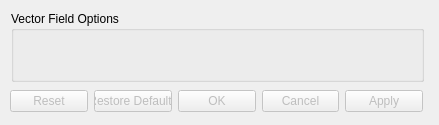
<?xml version="1.0" encoding="UTF-8"?>
<ui version="4.0">
 <class>MatrixAsVectorField</class>
 <widget class="QDialog" name="MatrixAsVectorField">
  <property name="geometry">
   <rect>
    <x>0</x>
    <y>0</y>
    <width>439</width>
    <height>125</height>
   </rect>
  </property>
  <property name="sizePolicy">
   <sizepolicy hsizetype="Fixed" vsizetype="Fixed">
    <horstretch>0</horstretch>
    <verstretch>0</verstretch>
   </sizepolicy>
  </property>
  <property name="minimumSize">
   <size>
    <width>439</width>
    <height>125</height>
   </size>
  </property>
  <property name="windowTitle">
   <string>Dialog</string>
  </property>
  <widget class="QDialogButtonBox" name="buttonBox">
   <property name="enabled">
    <bool>false</bool>
   </property>
   <property name="geometry">
    <rect>
     <x>10</x>
     <y>90</y>
     <width>413</width>
     <height>23</height>
    </rect>
   </property>
   <property name="orientation">
    <enum>Qt::Horizontal</enum>
   </property>
   <property name="standardButtons">
    <set>QDialogButtonBox::Apply|QDialogButtonBox::Cancel|QDialogButtonBox::Ok|QDialogButtonBox::Reset|QDialogButtonBox::RestoreDefaults</set>
   </property>
   <property name="centerButtons">
    <bool>false</bool>
   </property>
  </widget>
  <widget class="QGroupBox" name="groupBox">
   <property name="geometry">
    <rect>
     <x>11</x>
     <y>11</y>
     <width>413</width>
     <height>71</height>
    </rect>
   </property>
   <property name="title">
    <string>Vector Field Options</string>
   </property>
  </widget>
 </widget>
 <resources/>
 <connections>
  <connection>
   <sender>buttonBox</sender>
   <signal>accepted()</signal>
   <receiver>MatrixAsVectorField</receiver>
   <slot>accept()</slot>
   <hints>
    <hint type="sourcelabel">
     <x>248</x>
     <y>254</y>
    </hint>
    <hint type="destinationlabel">
     <x>157</x>
     <y>274</y>
    </hint>
   </hints>
  </connection>
  <connection>
   <sender>buttonBox</sender>
   <signal>rejected()</signal>
   <receiver>MatrixAsVectorField</receiver>
   <slot>reject()</slot>
   <hints>
    <hint type="sourcelabel">
     <x>316</x>
     <y>260</y>
    </hint>
    <hint type="destinationlabel">
     <x>286</x>
     <y>274</y>
    </hint>
   </hints>
  </connection>
 </connections>
</ui>
